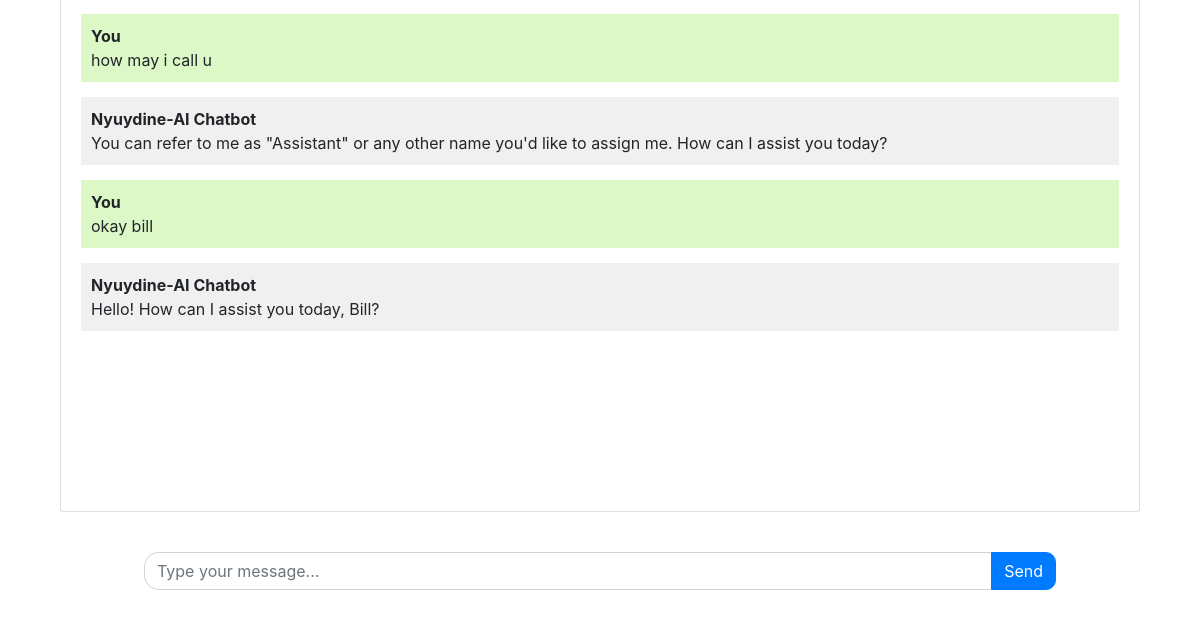
The page / (signed in, lower part) on the database as committed earlier.
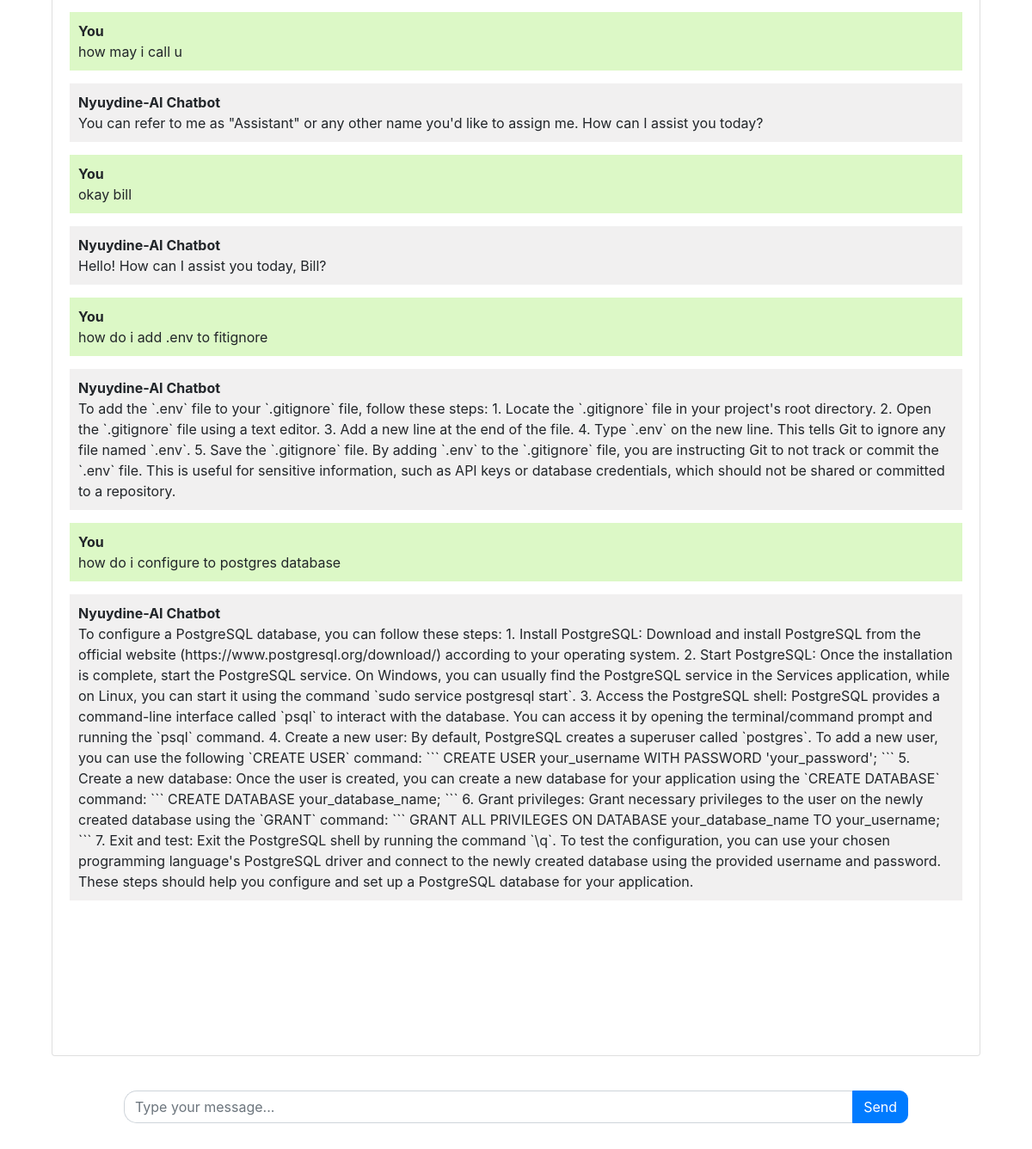
The same page on the database as committed later.
### chatbot/models.py (models this page shows, shortened)
class Chat(models.Model):
    user = models.ForeignKey(User, on_delete=models.CASCADE)
    message = models.TextField()
    response = models.TextField()
    created_at = models.DateTimeField(auto_now_add=True)

### chatbot/views.py (the view)
# urls.py: path('', include("chatbot.urls")),
def chatbot(request):
    chats = Chat.objects.filter(user=request.user)
    if request.method == 'POST':
        message = request.POST.get('message')
        response = ask_openai(message)
        chat = Chat(user=request.user, message=message, response=response, created_at=timezone.now())
        chat.save()
        return JsonResponse({'message': message, 'response': response})
    return render(request, 'chatbot.html', {'chats': chats})

### templates/chatbot.html (shortened to what this page needs)
{% extends 'base.html' %}
{% block content %}
<div class="chat-container">
  <div class="card flex-grow-1">
    <div class="card-body messages-box">
      <ul class="list-unstyled messages-list">
        {% for chat in chats %}
          {% if chat.user == request.user %}
            <li class="message sent">
              <div class="message-text">
                <div class="message-sender">
                  <b>You</b>
                </div>
                <div class="message-content">
                  {{chat.message}}
                </div>
              </div>
            </li>
            <li class="message received">
              <div class="message-text">
                <div class="message-sender">
                  <b>Nyuydine-AI Chatbot</b>
                </div>
                <div class="message-content">
                  {{chat.response}}
                </div>
              </div>
            </li>
          {% endif %}
        {% endfor %}
      </ul>
    </div>
    <br><br>
    <br><br>
    <br><br>
  </div>
  <form class="message-form">
    <div class="input-group">
      <input type="text" class="form-control message-input" placeholder="Type your message...">
      <div class="input-group-append">
        <button type="submit" class="btn btn-primary btn-send">Send</button>
      </div>
    </div>
  </form>
</div>
{% endblock %}

### templates/base.html (shortened to what this page needs)
<!DOCTYPE html>
<html lang="en">
  <head>
    <link rel="stylesheet" href="https://stackpath.bootstrapcdn.com/bootstrap/4.3.1/css/bootstrap.min.css">
  </head>
  <body>
    {% block content %}{% endblock %}
  </body>
</html>

### templates/chatbot.html (style rules this page uses)
body, html { height: 95%; }
.messages-box { flex: 1; overflow-y: auto; }
.messages-list { padding-left: 0; }
.message { margin-bottom: 15px; list-style: none; }
.message-text { padding: 10px; border-radius: 5px; }
.sent { background-color: #dcf8c6; align-self: flex-end; }
.received { background-color: #f1f0f0; align-self: flex-start; }
.message-form { display: flex; position: sticky; width:90%; margin:auto; bottom: 0; left: 0; right: 0; margin-top: 10px; padding: 30px; background-color: #fff; }
.message-input { flex: 1; border-radius: 15px; border-right: none; }
.btn-send { border-radius: 10px; }
.chat-container { height: 90%; width: 90%; margin:auto; display: flex; flex-direction: column; padding-top: 10px; border-radius: 15px; }

Rows that differ between the two databases and show on the page:
added Chat: message "how do i add .env to fitignore", response "To add the `.env` file to your `.gitignore` file, follow these steps: 1. Locate the `.gitignore` file in your project's root directory. 2. Open the `.gitignore` file using a text editor. 3. Add a new line at the end of the file. 4. Type `.env` on the new line. This tells Git to ignore any file named `.env`. 5. Save the `.gitignore` file. By adding `.env` to the `.gitignore` file, you are instructing Git to not track or commit the `.env` file. This is useful for sensitive information, such as API keys or database credentials, which should not be shared or committed to a repository."
added Chat: message "how do i configure to postgres database", response "To configure a PostgreSQL database, you can follow these steps: 1. Install PostgreSQL: Download and install PostgreSQL from the official website (https://www.postgresql.org/download/) according to your operating system. 2. Start PostgreSQL: Once the installation is complete, start the PostgreSQL service. On Windows, you can usually find the PostgreSQL service in the Services application, while on Linux, you can start it using the command `sudo service postgresql start`. 3. Access the PostgreSQL shell: PostgreSQL provides a command-line interface called `psql` to interact with the database. You can access it by opening the terminal/command prompt and running the `psql` command. 4. Create a…"
